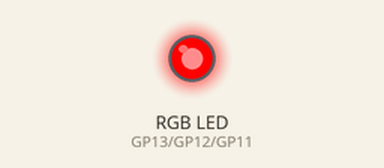
Recording of a program running on a simulated Raspberry Pi Pico running MicroPython. Shown: an RGB LED mixed from three pins (HIGH = lit).

Above: at 0.07 s.
At 2.17 s:
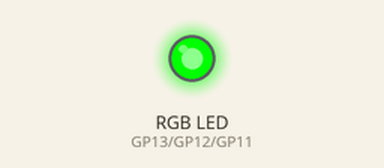
At 3.37 s:
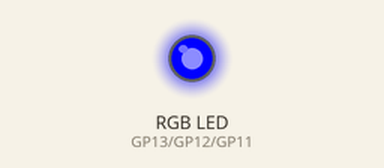
At 4.57 s:
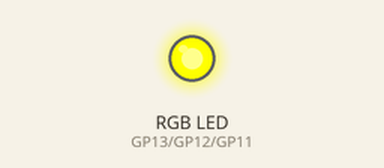
At 6.97 s:
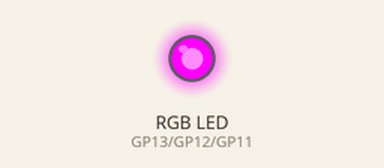
At 9.23 s:
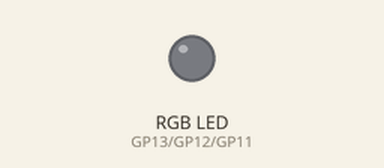
Timing chart, 0 to 9.5 s (numbered marks = the images above):
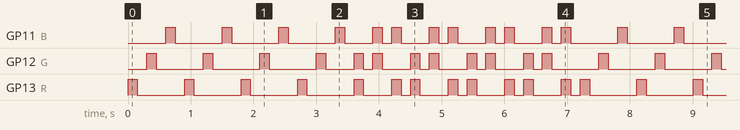

The program:

AutoRGB_Phase2Blink.py
```python
from machine import Pin
from time import sleep

# Register LED pins
R = Pin(13,Pin.OUT)
G = Pin(12,Pin.OUT)
B = Pin(11,Pin.OUT)

# Blink data composite ( Red = 1, Green = 2, Blue = 4 )
blinkcfg = 1,2,4,1,2,4,1,2,4,1,2,4,3,6,5,3,6,5,3,6,5,3,6,5
blinkindex = 0
blinksleep = 0.15

# Temporary variables
blinktemp = 0
blinkon = False

while True:

    # Toggle subphase mode
    blinkon = not blinkon

    # Blink - ON
    if blinkon:

        # Render frame
        blinktemp = blinkcfg[blinkindex]
        B.high() if blinktemp / 4 >= 1 else B.low()
        blinktemp = blinktemp % 4
        G.high() if blinktemp / 2 >= 1 else G.low()
        R.high() if blinktemp % 2 >= 1 else R.low()

        # Switch to next state
        blinkindex += 1
        if blinkindex >= 24:
            blinkindex = 0

    # Blink - OFF
    else:

        R.low()
        G.low()
        B.low()

    # zzZ
    sleep(blinksleep)
```

Measured:
- by itself, GP11 (B), GP12 (G), GP13 (R): moves between LOW and HIGH, repeating every 7.2 s
- by itself, everything shown: repeats every 7.2 s, in 48 steps
